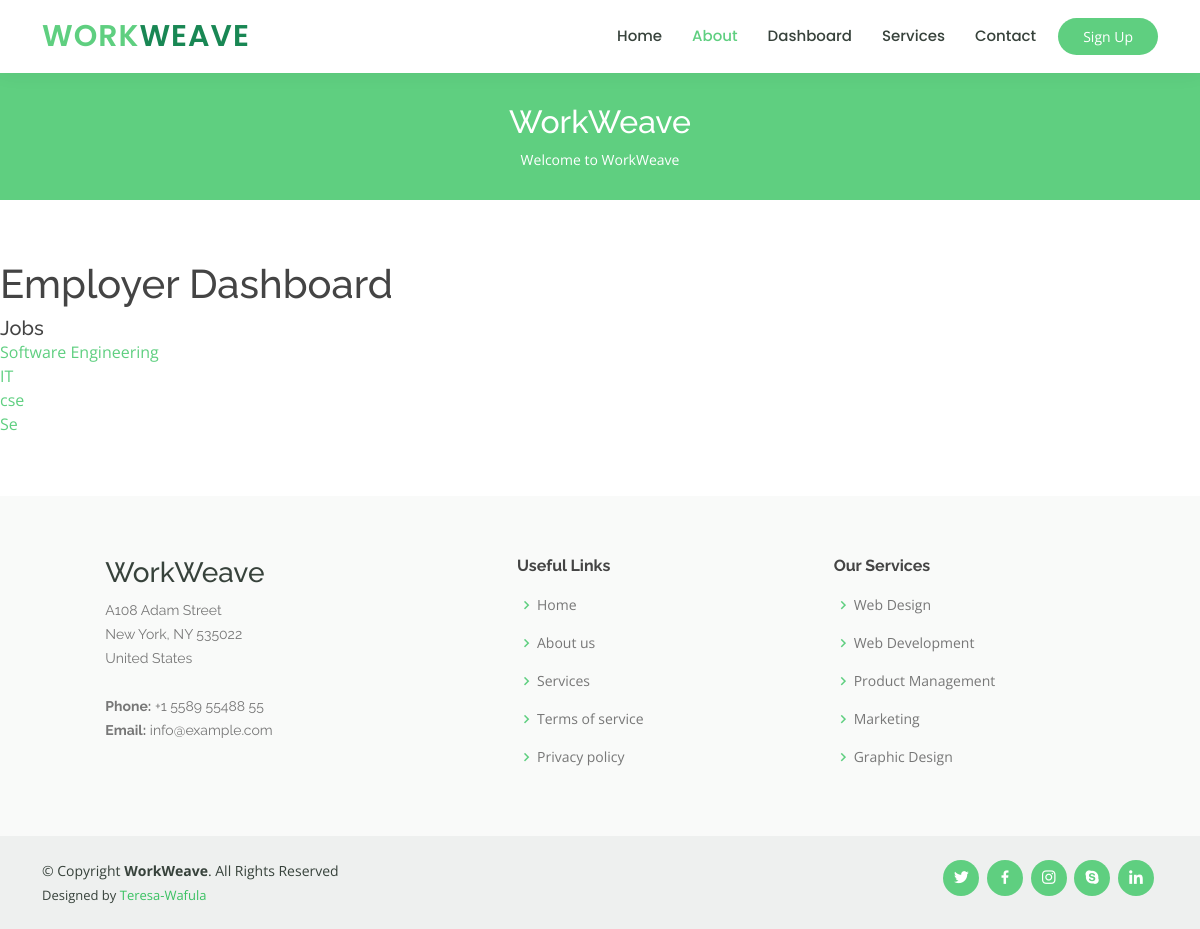
The app's page /emp_dashboard/ (signed in) with its own data.
### Jobs/models.py (models this page shows, shortened)
class Job(models.Model):
    title = models.CharField(max_length=50)
    description = models.TextField()
    long_description = models.TextField(blank=True, null=True)
    created_by = models.ForeignKey(User, related_name='jobs', on_delete=models.CASCADE)
    created_at = models.DateTimeField(auto_now_add=True)
    change_at = models.DateTimeField(auto_now=True)

### Jobs/views.py (the view)
# urls.py: path('emp_dashboard/',emp_dashboard, name="emp_dashboard"),
@login_required
def emp_dashboard(request):
    return render(request, 'employer-dashboard.html')

### templates/employer-dashboard.html
{% extends 'base.html' %}
{% block content %}
    <h1>Employer Dashboard</h1>
        <h5 class="card-subtitle">Jobs</h5>
        {% for job in request.user.jobs.all %}
        <div class="job">
            <a href="{% url 'job' job.id %}  ">{{ job.title }}</a>
        </div>
        {% empty %}
        <p>you dont have any jobs yet...</p>
        {% endfor %}
{% endblock %}

### static/assets/css/style.css (style rules this page uses)
body { font-family: "Open Sans", sans-serif; color: #444444; }
a { color: #5fcf80; text-decoration: none; }
h1, h2, h3, h4, h5, h6 { font-family: "Raleway", sans-serif; }

### records on screen
Job: title "Software Engineering"
Job: title "IT"
Job: title "cse"
Job: title "Se"
